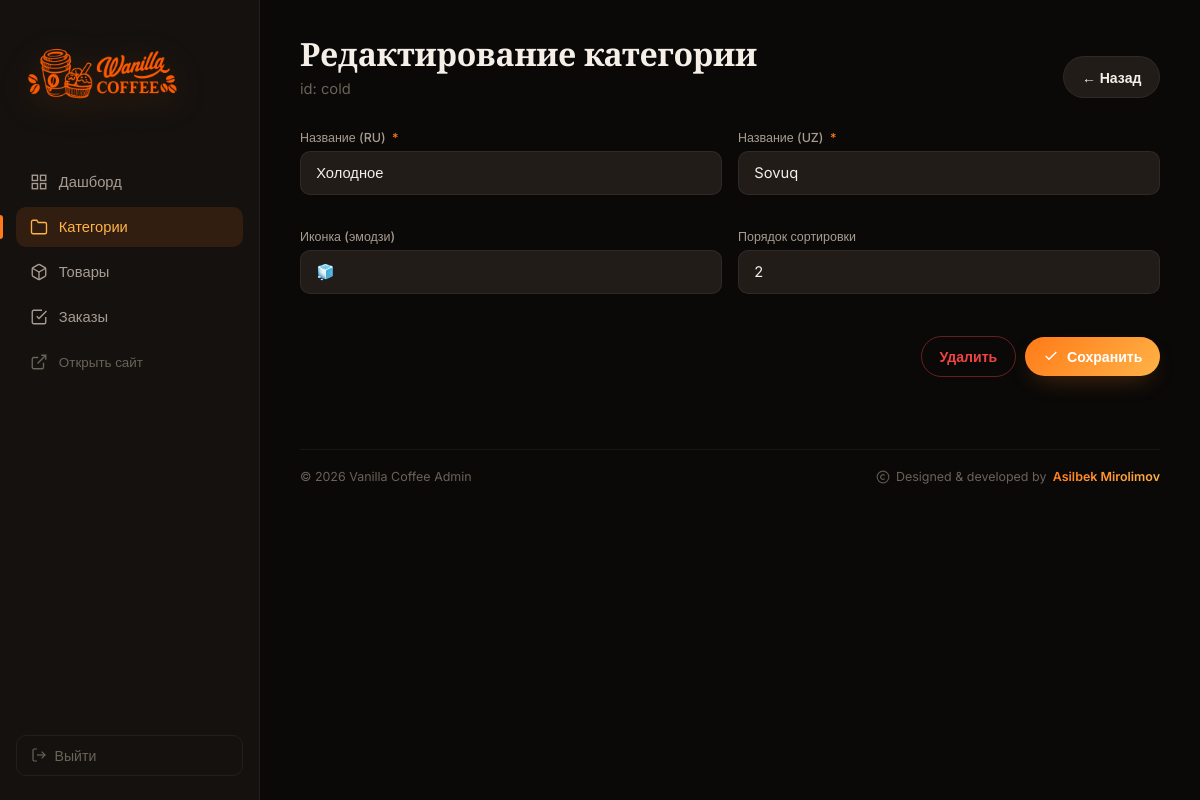
Screenshot of /admin/categories/cold/edit (signed in) with the database file from the repository.
### tables this page shows
CREATE TABLE categories (
  id          TEXT PRIMARY KEY,
  name_ru     TEXT NOT NULL,
  name_uz     TEXT NOT NULL,
  icon        TEXT,
  sort_order  INTEGER DEFAULT 0
);

### app.py (the view)
@app.route("/admin/categories/<cid>/edit", methods=["GET", "POST"])
@login_required
def admin_category_edit(cid):
    cat = db.category_by_id(cid)
    if not cat:
        flash("Категория не найдена")
        return redirect(url_for("admin_categories"))
    if request.method == "POST":
        return _save_category(cat)
    return render_template("admin/category_form.html", cat=cat, mode="edit")

### app.py (called while the page is built)
@app.after_request
def add_security_headers(resp):
    if request.path.startswith("/static/"):
        resp.headers.setdefault("Cache-Control", "public, max-age=2592000, immutable")
    resp.headers.setdefault("X-Content-Type-Options", "nosniff")
    resp.headers.setdefault("X-Frame-Options", "SAMEORIGIN")
    resp.headers.setdefault("Referrer-Policy", "strict-origin-when-cross-origin")
    resp.headers.setdefault("Permissions-Policy", "geolocation=(), microphone=(), camera=()")
    if IS_PROD:
        resp.headers.setdefault(
            "Strict-Transport-Security",
            "max-age=31536000; includeSubDomains"
        )
    return resp

@app.context_processor
def inject_asset_url():
    def asset_url(filename):
        file_path = os.path.join(app.static_folder, filename)
        version = None
        try:
            version = int(os.path.getmtime(file_path))
        except OSError:
            version = None
        return url_for("static", filename=filename, v=version)
    return {
        "asset_url": asset_url,
        "google_site_verification": GOOGLE_SITE_VERIFICATION,
        "yandex_verification": YANDEX_VERIFICATION,
    }

def login_required(f):
    @wraps(f)
    def wrapper(*args, **kwargs):
        if not session.get("admin"):
            return redirect(url_for("admin_login", next=request.path))
        return f(*args, **kwargs)
    return wrapper

### db.py (called while the page is built)
@contextmanager
def get_conn():
    conn = sqlite3.connect(DB_PATH)
    conn.row_factory = sqlite3.Row
    conn.execute("PRAGMA foreign_keys = ON")
    try:
        yield conn
        conn.commit()
    finally:
        conn.close()

def category_by_id(cid):
    with get_conn() as conn:
        row = conn.execute("SELECT * FROM categories WHERE id = ?", (cid,)).fetchone()
        return dict(row) if row else None

### templates/admin/category_form.html (shortened to what this page needs)
{% extends "admin/base.html" %}
{% block page_title %}{{ 'Новая категория' if mode == 'new' else 'Редактирование категории' }}{% endblock %}
{% block page_sub %}{{ 'Добавьте новый раздел в меню' if mode == 'new' else 'id: ' + cat.id }}{% endblock %}
{% block actions %}
  <a href="{{ url_for('admin_categories') }}" class="btn-ghost-adm">← Назад</a>
{% endblock %}
{% block content %}
<form method="POST" class="adm-form" enctype="application/x-www-form-urlencoded">
  <div class="form-row two">
    <label>
      <span>Название (RU) <em>*</em></span>
      <input type="text" name="name_ru" value="{{ cat.name_ru if cat else '' }}" required />
    </label>
    <label>
      <span>Название (UZ) <em>*</em></span>
      <input type="text" name="name_uz" value="{{ cat.name_uz if cat else '' }}" required />
    </label>
  </div>
  <div class="form-row two">
    <label>
      <span>Иконка (эмодзи)</span>
      <input type="text" name="icon" value="{{ cat.icon if cat else '☕' }}" maxlength="4" />
    </label>
    <label>
      <span>Порядок сортировки</span>
      <input type="number" name="sort_order" value="{{ cat.sort_order if cat else 0 }}" />
    </label>
  </div>
  <div class="form-foot">
    {% if mode == 'edit' %}
      <button type="submit" form="deleteCat" class="btn-danger-adm">Удалить</button>
    {% endif %}
    <button type="submit" class="btn-primary-adm">
      <svg viewBox="0 0 24 24" fill="none" stroke="currentColor" stroke-width="2"><polyline points="20 6 9 17 4 12"/></svg>
      Сохранить
    </button>
  </div>
</form>
{% endblock %}

### static/css/admin.css (style rules this page uses)
:root { --bg: #0a0908; --bg-elev: #14110f; --bg-card: #1a1614; --surface: #221c19; --line: rgba(255, 255, 255, 0.06); --line-strong: rgba(255, 255, 255, 0.12); --text: #f5efe8; --text-dim: #a89c91; --text-muted: #6b6258; --accent: #ff7a18; --accent-2: #ffb347; --accent-soft: rgba(255, 122, 24, 0.12); --accent-glow: rgba(255, 122, 24, 0.35); --gradient: linear-gradient(135deg, #ff7a18 0%, #ffb347 100%); --danger: #ef4444; --danger-soft: rgba(239, 68, 68, 0.12); --success: #22c55e; --radius: 14px; --ease: cubic-bezier(0.4, 0, 0.2, 1); --ease-spring: cubic-bezier(0.34, 1.56, 0.64, 1); }
* { box-sizing: border-box; margin: 0; padding: 0; }
html, body { height: 100%; }
body { font-family: 'Inter', sans-serif; background: var(--bg); color: var(--text); -webkit-font-smoothing: antialiased; }
a { color: inherit; text-decoration: none; }
button { font-family: inherit; cursor: pointer; border: none; background: none; color: inherit; }
input, select, textarea { font-family: inherit; }
.btn-primary-adm, .btn-ghost-adm, .btn-danger-adm { display: inline-flex; align-items: center; gap: 0.5rem; padding: 0.7rem 1.1rem; border-radius: 100px; font-weight: 600; font-size: 0.88rem; transition: all 0.25s var(--ease); white-space: nowrap; }
.btn-primary-adm svg, .btn-ghost-adm svg, .btn-danger-adm svg { width: 16px; height: 16px; }
.btn-primary-adm { background: var(--gradient); color: #fff; box-shadow: 0 10px 24px -10px var(--accent-glow); }
.btn-ghost-adm { background: var(--surface); color: var(--text); border: 1px solid var(--line); }
.btn-danger-adm { background: transparent; color: var(--danger); border: 1px solid rgba(239, 68, 68, 0.4); }
.adm-form { display: flex; flex-direction: column; gap: 1.2rem; }
.adm-form label { display: flex; flex-direction: column; gap: 0.4rem; margin-bottom: 0.9rem; }
.adm-form label > span { font-size: 0.78rem; color: var(--text-dim); font-weight: 500; }
.adm-form label > span em { color: var(--accent); font-style: normal; margin-left: 0.2rem; }
.adm-form input, .adm-form select, .adm-form textarea { width: 100%; padding: 0.75rem 0.95rem; background: var(--surface); border: 1px solid var(--line); border-radius: 10px; color: var(--text); font-size: 0.92rem; outline: none; transition: border-color 0.2s var(--ease), background 0.2s; }
.form-row.two { display: grid; grid-template-columns: 1fr 1fr; gap: 1rem; }
.form-foot { display: flex; justify-content: flex-end; align-items: center; gap: 0.6rem; padding-top: 0.5rem; }

### rows the page displays
categories: id "id: cold", name_ru "Холодное", name_uz "Sovuq", icon "🧊", sort_order "2"

### other values shown
{{ 'Новая категория' if mode == 'new' else 'Редактирование категории' }} "Редактирование категории"
